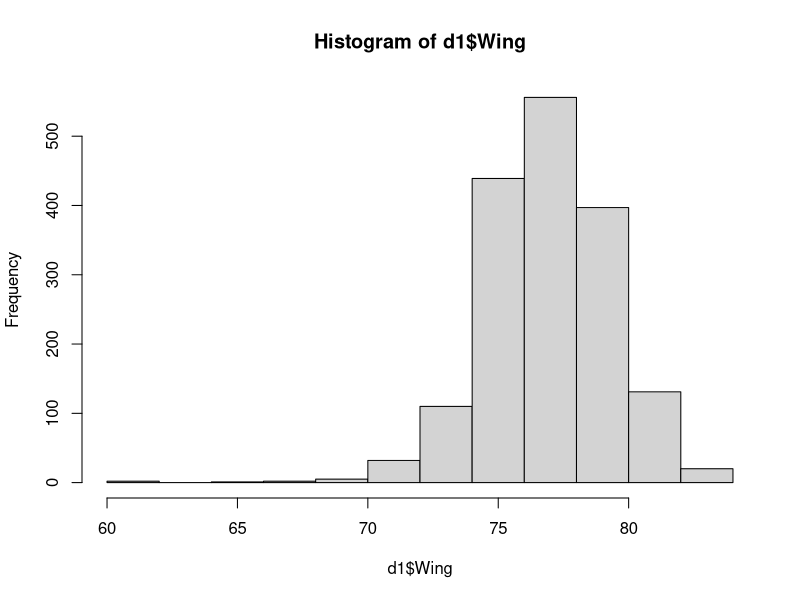
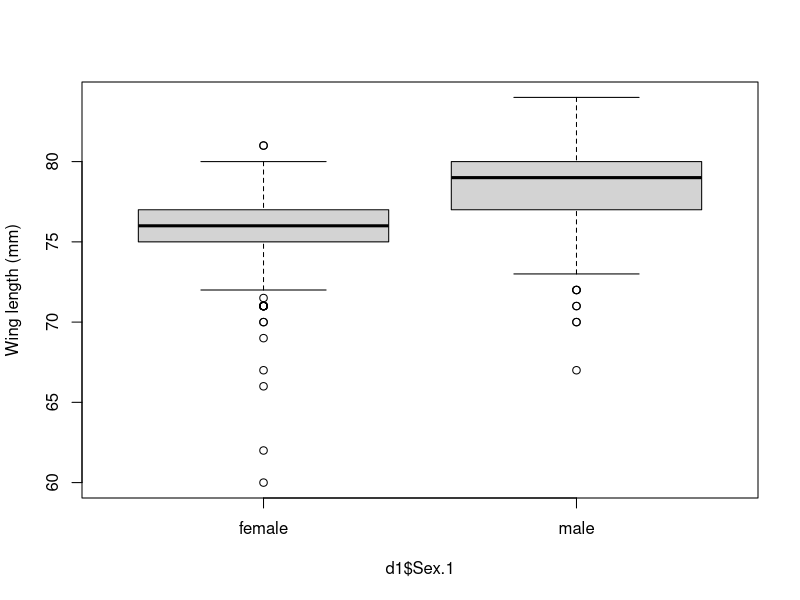
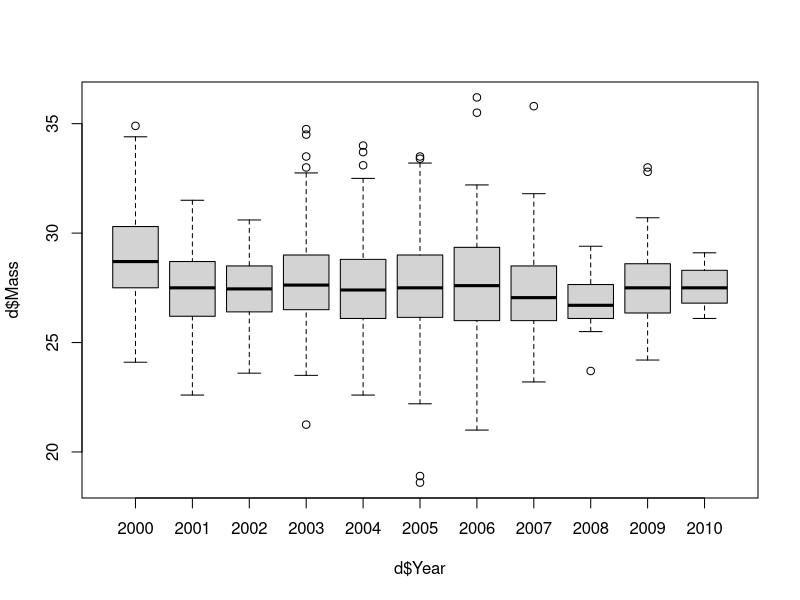
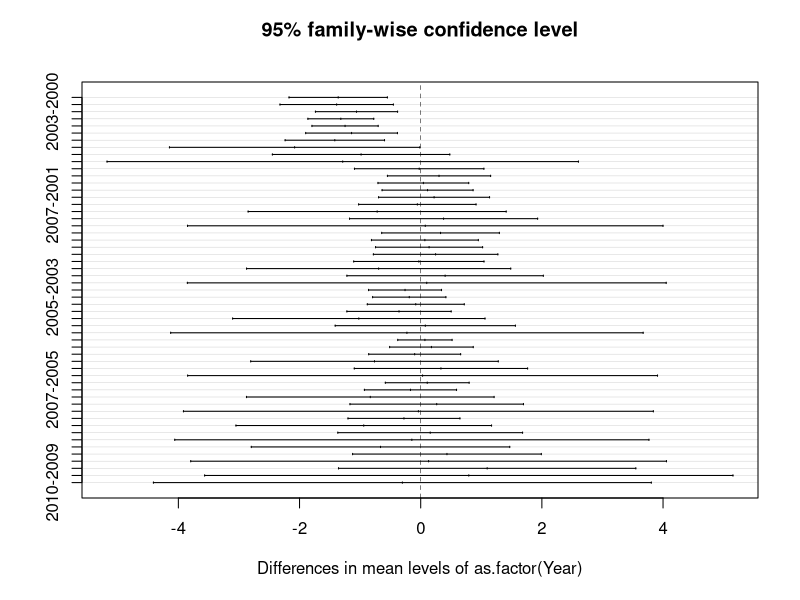
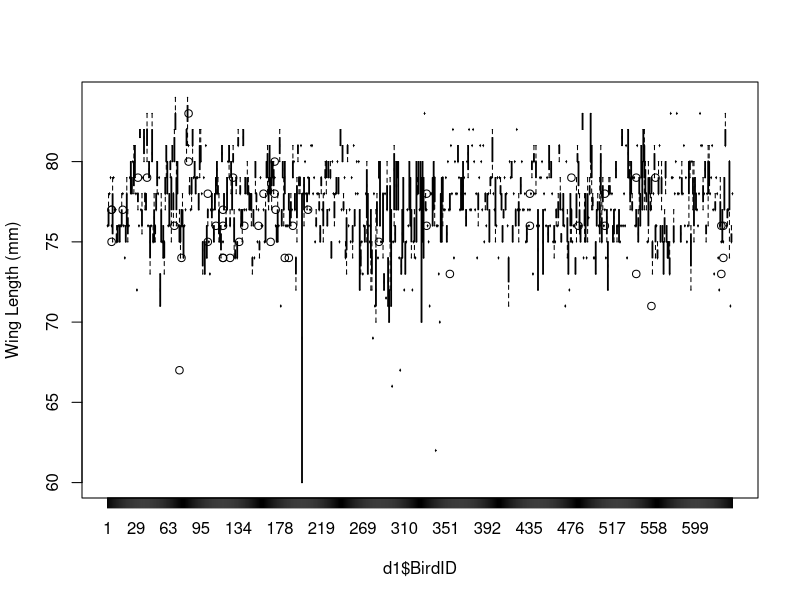

Source code (R) for these figures, in order:


rm(list=ls())
graphics.off()

d <- read.table("12_SparrowSize.txt", header = TRUE)

d1<-subset(d, d$Wing!="NA")
summary(d1$Wing)
hist(d1$Wing)

model1 <- lm(Wing~Sex.1, data = d1)
summary(model1)
boxplot(d1$Wing~d1$Sex.1, ylab="Wing length (mm)")
anova(model1)
t.test(d1$Wing~d1$Sex.1, var.equal=TRUE)

# with several groups
boxplot(d$Mass~d$Year)
m2<-lm(Mass~as.factor(Year),data=d)
anova(m2) # anova
summary(m2)
am2<-aov(Mass~as.factor(Year),data=d) # aov
summary(am2)
TukeyHSD(am2) # TukeyHSD
plot(TukeyHSD(am2))

# test more levels
boxplot(d1$Wing~d1$BirdID, ylab = "Wing Length (mm)")
require(dplyr)
tbl_df(d1)
glimpse(d1)
d$Mass %>% cor.test(d$Tarsus, na.rm=TRUE)
d1 %>%
  group_by(BirdID) %>%
  summarise (count=length(BirdID))
d1 %>%
  group_by(BirdID) %>%
  summarise (count=length(BirdID)) %>%
  count(count)

model3<-lm(Wing~as.factor(BirdID), data=d1)
anova(model3)



## repeatable
d1 %>%
  group_by(BirdID) %>%
  summarise (count=length(BirdID))
d1 %>%
  group_by(BirdID) %>%
  summarise (count=length(BirdID)) %>%
  count(count)
# CALCULATE n_0
denominator <- d1 %>%
  group_by(BirdID) %>%
  summarise (count=length(BirdID)) %>%
  summarise (sum(count)) # the total capture times
numerator <- d1 %>%
  group_by(BirdID) %>%
  summarise (count=length(BirdID)) %>%
  summarise (sum(count^2)) # the square of total capture times
numerator / denominator
denominator - numerator/denominator
df <- anova(model3)$Df[1]
n_0 <- (1/df)*(denominator - numerator/denominator)
# calculate S_A^2 & S_W^2
model3<-lm(Wing~as.factor(BirdID), data=d1)
anova(model3)
S_W2 <- MS_W <- anova(model3)[2,3]
MS_A <- anova(model3)[1,3]
S_A2 <- (MS_A-MS_W)/n_0
# CALCULATE repeatability
r <- S_A2/(S_W2+S_A2)
r